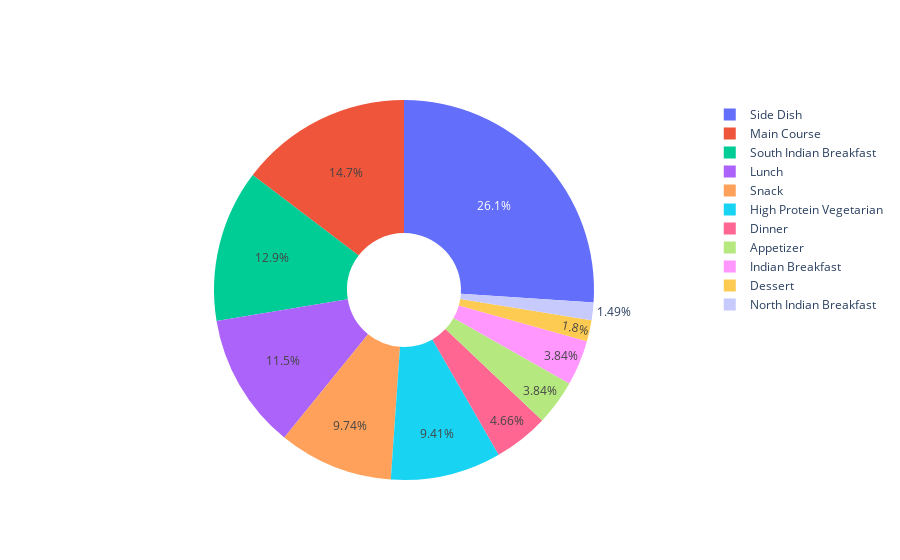

The code cell stored with this chart in its notebook:
### Code cell
import plotly 
import plotly.graph_objects as go 
import plotly.offline as pyo 
from plotly.offline import init_notebook_mode

labels = course
values = course_count

# Use `hole` to create a donut-like pie chart
fig = go.Figure(data=[go.Pie(labels=labels, values=values, hole=.3)])
fig.show()

### Figure 1 — Plotly figure (JSON) as saved in the notebook; plotly's stock layout.template omitted (floating-point values rounded to 4 significant figures)
{"data": [{"hole": 0.3, "labels": ["Side Dish", "Main Course", "South Indian Breakfast", "Lunch", "Snack", "High Protein Vegetarian", "Dinner", "Appetizer", "Indian Breakfast", "Dessert", "North Indian Breakfast", "One Pot Dish", "World Breakfast", "Non Vegeterian", "Vegetarian", "Eggetarian", "No Onion No Garlic (Sattvic)", "Brunch", "Vegan", "Sugar Free Diet"], "type": "pie", "values": [1763, 992, 876, 781, 659, 637, 315, 260, 260, 122, 101]}], "layout": {}}
